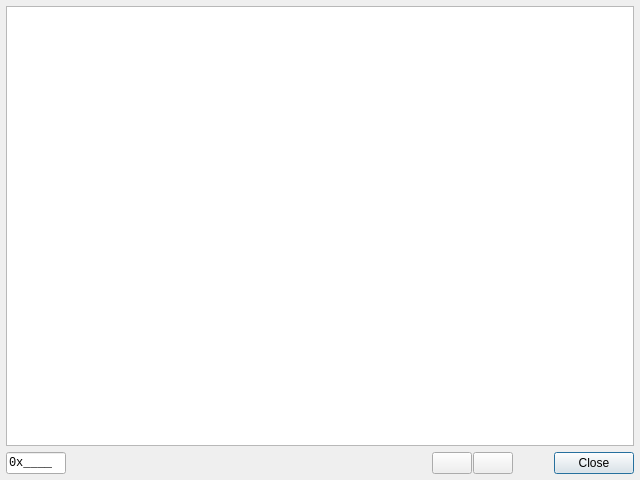
<?xml version="1.0" encoding="UTF-8"?>
<ui version="4.0">
 <class>HotKeysDialog</class>
 <widget class="QDialog" name="HotKeysDialog">
  <property name="geometry">
   <rect>
    <x>0</x>
    <y>0</y>
    <width>640</width>
    <height>480</height>
   </rect>
  </property>
  <property name="minimumSize">
   <size>
    <width>640</width>
    <height>480</height>
   </size>
  </property>
  <property name="windowTitle">
   <string>Hot Keys editor</string>
  </property>
  <property name="modal">
   <bool>true</bool>
  </property>
  <layout class="QVBoxLayout" name="verticalLayout">
   <property name="leftMargin">
    <number>6</number>
   </property>
   <property name="topMargin">
    <number>6</number>
   </property>
   <property name="rightMargin">
    <number>6</number>
   </property>
   <property name="bottomMargin">
    <number>6</number>
   </property>
   <item>
    <widget class="HotKeysView" name="hot_keys">
     <property name="toolTip">
      <string>Hot Keys</string>
     </property>
     <property name="statusTip">
      <string>Hot Keys</string>
     </property>
     <property name="whatsThis">
      <string>&lt;html&gt;&lt;head/&gt;&lt;body&gt;&lt;p&gt;Hot Keys&lt;/p&gt;&lt;/body&gt;&lt;/html&gt;</string>
     </property>
     <property name="showDropIndicator" stdset="0">
      <bool>false</bool>
     </property>
     <property name="alternatingRowColors">
      <bool>true</bool>
     </property>
     <property name="selectionBehavior">
      <enum>QAbstractItemView::SelectionBehavior::SelectRows</enum>
     </property>
     <property name="indentation">
      <number>0</number>
     </property>
     <property name="rootIsDecorated">
      <bool>false</bool>
     </property>
     <property name="uniformRowHeights">
      <bool>true</bool>
     </property>
     <property name="itemsExpandable">
      <bool>false</bool>
     </property>
     <property name="allColumnsShowFocus">
      <bool>true</bool>
     </property>
     <property name="expandsOnDoubleClick">
      <bool>false</bool>
     </property>
     <attribute name="headerMinimumSectionSize">
      <number>210</number>
     </attribute>
    </widget>
   </item>
   <item>
    <widget class="QWidget" name="actions_box" native="true">
     <layout class="QHBoxLayout" name="actions_box_layout" stretch="0,1,0,0,0,0">
      <property name="spacing">
       <number>1</number>
      </property>
      <property name="leftMargin">
       <number>0</number>
      </property>
      <property name="topMargin">
       <number>0</number>
      </property>
      <property name="rightMargin">
       <number>0</number>
      </property>
      <property name="bottomMargin">
       <number>0</number>
      </property>
      <item>
       <widget class="QLineEdit" name="index_filter">
        <property name="sizePolicy">
         <sizepolicy hsizetype="Preferred" vsizetype="Fixed">
          <horstretch>0</horstretch>
          <verstretch>0</verstretch>
         </sizepolicy>
        </property>
        <property name="minimumSize">
         <size>
          <width>60</width>
          <height>0</height>
         </size>
        </property>
        <property name="maximumSize">
         <size>
          <width>60</width>
          <height>40</height>
         </size>
        </property>
        <property name="font">
         <font>
          <family>Monospace</family>
         </font>
        </property>
        <property name="toolTip">
         <string>Index filter</string>
        </property>
        <property name="statusTip">
         <string>Index filter</string>
        </property>
        <property name="whatsThis">
         <string>&lt;html&gt;&lt;head/&gt;&lt;body&gt;&lt;p&gt;Index filter&lt;/p&gt;&lt;/body&gt;&lt;/html&gt;</string>
        </property>
        <property name="inputMask">
         <string notr="true">&gt;\0\xHHHH;_</string>
        </property>
        <property name="text">
         <string notr="true">0x</string>
        </property>
       </widget>
      </item>
      <item>
       <spacer name="horizontalSpacer">
        <property name="orientation">
         <enum>Qt::Orientation::Horizontal</enum>
        </property>
        <property name="sizeHint" stdset="0">
         <size>
          <width>40</width>
          <height>20</height>
         </size>
        </property>
       </spacer>
      </item>
      <item>
       <widget class="QPushButton" name="hot_key_remove">
        <property name="maximumSize">
         <size>
          <width>40</width>
          <height>40</height>
         </size>
        </property>
        <property name="toolTip">
         <string>Remove hot key</string>
        </property>
        <property name="statusTip">
         <string>Remove hot key</string>
        </property>
        <property name="whatsThis">
         <string>&lt;html&gt;&lt;head/&gt;&lt;body&gt;&lt;p&gt;Remove hot key&lt;/p&gt;&lt;/body&gt;&lt;/html&gt;</string>
        </property>
        <property name="text">
         <string/>
        </property>
        <property name="icon">
         <iconset theme="remove"/>
        </property>
        <property name="autoDefault">
         <bool>false</bool>
        </property>
       </widget>
      </item>
      <item>
       <widget class="QPushButton" name="hot_key_add">
        <property name="maximumSize">
         <size>
          <width>40</width>
          <height>40</height>
         </size>
        </property>
        <property name="toolTip">
         <string>Add hot key</string>
        </property>
        <property name="statusTip">
         <string>Add hot key</string>
        </property>
        <property name="whatsThis">
         <string>&lt;html&gt;&lt;head/&gt;&lt;body&gt;&lt;p&gt;Add hot key&lt;/p&gt;&lt;/body&gt;&lt;/html&gt;</string>
        </property>
        <property name="text">
         <string/>
        </property>
        <property name="icon">
         <iconset theme="add"/>
        </property>
        <property name="autoDefault">
         <bool>false</bool>
        </property>
       </widget>
      </item>
      <item>
       <spacer name="horizontalSpacer_2">
        <property name="orientation">
         <enum>Qt::Orientation::Horizontal</enum>
        </property>
        <property name="sizeHint" stdset="0">
         <size>
          <width>40</width>
          <height>20</height>
         </size>
        </property>
       </spacer>
      </item>
      <item>
       <widget class="QDialogButtonBox" name="button_box">
        <property name="sizePolicy">
         <sizepolicy hsizetype="Minimum" vsizetype="Fixed">
          <horstretch>0</horstretch>
          <verstretch>0</verstretch>
         </sizepolicy>
        </property>
        <property name="maximumSize">
         <size>
          <width>16777215</width>
          <height>40</height>
         </size>
        </property>
        <property name="orientation">
         <enum>Qt::Orientation::Horizontal</enum>
        </property>
        <property name="standardButtons">
         <set>QDialogButtonBox::StandardButton::Close</set>
        </property>
        <property name="centerButtons">
         <bool>false</bool>
        </property>
       </widget>
      </item>
     </layout>
    </widget>
   </item>
  </layout>
 </widget>
 <customwidgets>
  <customwidget>
   <class>HotKeysView</class>
   <extends>QTreeView</extends>
   <header>hotkeysview.h</header>
   <slots>
    <slot>removeCurrentRow()</slot>
    <slot>insertRow()</slot>
    <slot>setFilter(QString)</slot>
   </slots>
  </customwidget>
 </customwidgets>
 <resources/>
 <connections>
  <connection>
   <sender>button_box</sender>
   <signal>accepted()</signal>
   <receiver>HotKeysDialog</receiver>
   <slot>accept()</slot>
   <hints>
    <hint type="sourcelabel">
     <x>248</x>
     <y>254</y>
    </hint>
    <hint type="destinationlabel">
     <x>157</x>
     <y>274</y>
    </hint>
   </hints>
  </connection>
  <connection>
   <sender>button_box</sender>
   <signal>rejected()</signal>
   <receiver>HotKeysDialog</receiver>
   <slot>reject()</slot>
   <hints>
    <hint type="sourcelabel">
     <x>316</x>
     <y>260</y>
    </hint>
    <hint type="destinationlabel">
     <x>286</x>
     <y>274</y>
    </hint>
   </hints>
  </connection>
  <connection>
   <sender>hot_key_add</sender>
   <signal>clicked()</signal>
   <receiver>hot_keys</receiver>
   <slot>insertRow()</slot>
   <hints>
    <hint type="sourcelabel">
     <x>492</x>
     <y>460</y>
    </hint>
    <hint type="destinationlabel">
     <x>319</x>
     <y>223</y>
    </hint>
   </hints>
  </connection>
  <connection>
   <sender>hot_key_remove</sender>
   <signal>clicked()</signal>
   <receiver>hot_keys</receiver>
   <slot>removeCurrentRow()</slot>
   <hints>
    <hint type="sourcelabel">
     <x>452</x>
     <y>460</y>
    </hint>
    <hint type="destinationlabel">
     <x>319</x>
     <y>223</y>
    </hint>
   </hints>
  </connection>
  <connection>
   <sender>index_filter</sender>
   <signal>textChanged(QString)</signal>
   <receiver>hot_keys</receiver>
   <slot>setFilter(QString)</slot>
   <hints>
    <hint type="sourcelabel">
     <x>35</x>
     <y>460</y>
    </hint>
    <hint type="destinationlabel">
     <x>319</x>
     <y>223</y>
    </hint>
   </hints>
  </connection>
 </connections>
</ui>
